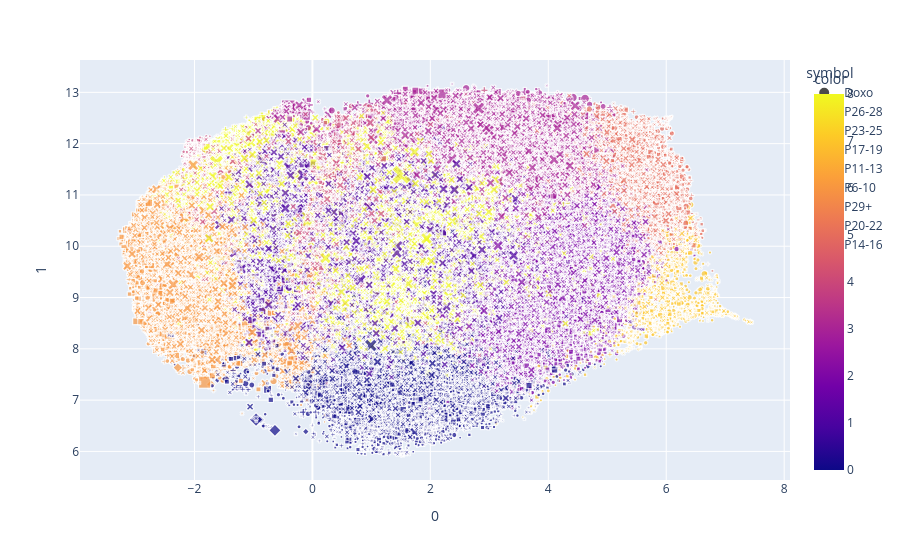

The cell this chart's notebook holds for it:
### Code cell
from umap import UMAP
from sklearn.preprocessing import StandardScaler

scaled_data = StandardScaler().fit_transform(x_df[vars])
reducer = UMAP(random_state=42)
reducer.fit(scaled_data)

embedding = reducer.transform(scaled_data)
# Verify that the result of calling transform is
# idenitical to accessing the embedding_ attribute
assert np.all(embedding == reducer.embedding_)
print(embedding.shape)

import sklearn.cluster as cluster

import sklearn.metrics as metrics

kmeans_labels = cluster.KMeans(n_clusters=9).fit_predict(scaled_data)

"""
From https://umap-learn.readthedocs.io/en/latest/clustering.html: 
The next thing to be aware of is that when using UMAP for dimension reduction you will want to select different parameters 
than if you were using it for visualization. First of all we will want a larger n_neighbors value 
small values will focus more on very local structure and are more prone to producing fine grained cluster structure 
that may be more a result of patterns of noise in the data than actual clusters. 
In this case well double it from the default 15 up to 30. Second it is beneficial to set min_dist to a very low value. 
Since we actually want to pack points together densely (density is what we want after all) a low value will help,
as well as making cleaner separations between clusters.
In this case we will simply set min_dist to be 0.
"""
clusterable_embedding = UMAP(
    n_neighbors=30,
    min_dist=0.0,
    n_components=2,
    random_state=42,
).fit_transform(scaled_data)

#now plot the embeddings
fig = px.scatter(
    embedding,
    x=0,
    y=1,
    color=kmeans_labels,#x_df["Replicate_Number"],
    symbol=x_df["AllGroups"],
    size=x_df["AreaShape_Area"]
    #labels={"color": kmeans_labels},
)
fig.show()


labels = cluster.HDBSCAN(
    min_samples=10,
    min_cluster_size=500,
).fit_predict(clusterable_embedding)

fig = px.scatter(
    clusterable_embedding,
    x=0,
    y=1,
    color=labels,
    symbol=x_df["AllGroups"],  # x_df["Replicate_Number"],
    size=x_df["AreaShape_Area"],
    labels={"symbol" :x_df["AllGroups"]}#{"color": labels, }
)
fig.update_legends()
fig.show()

### Figure 1 — Plotly figure (JSON) as saved in the notebook; plotly's stock layout.template omitted (floating-point values rounded to 4 significant figures; data arrays with more than 128 entries replaced by an {"elided": "..."} marker saying what was removed)
{"data": [{"hovertemplate": "symbol=Doxo<br>0=%{x}<br>1=%{y}<br>size=%{marker.size}<br>color=%{marker.color}<extra></extra>", "legendgroup": "Doxo", "marker": {"color": {"elided": "450 int values"}, "coloraxis": "coloraxis", "size": {"elided": "450 float values"}, "sizemode": "area", "sizeref": 3072.0, "symbol": "circle"}, "mode": "markers", "name": "Doxo", "showlegend": true, "type": "scattergl", "x": {"elided": "450 float values"}, "xaxis": "x", "y": {"elided": "450 float values"}, "yaxis": "y"}, {"hovertemplate": "symbol=P26-28<br>0=%{x}<br>1=%{y}<br>size=%{marker.size}<br>color=%{marker.color}<extra></extra>", "legendgroup": "P26-28", "marker": {"color": {"elided": "796 int values"}, "coloraxis": "coloraxis", "size": {"elided": "796 float values"}, "sizemode": "area", "sizeref": 3072.0, "symbol": "diamond"}, "mode": "markers", "name": "P26-28", "showlegend": true, "type": "scattergl", "x": {"elided": "796 float values"}, "xaxis": "x", "y": {"elided": "796 float values"}, "yaxis": "y"}, {"hovertemplate": "symbol=P23-25<br>0=%{x}<br>1=%{y}<br>size=%{marker.size}<br>color=%{marker.color}<extra></extra>", "legendgroup": "P23-25", "marker": {"color": {"elided": "6555 int values"}, "coloraxis": "coloraxis", "size": {"elided": "6555 float values"}, "sizemode": "area", "sizeref": 3072.0, "symbol": "square"}, "mode": "markers", "name": "P23-25", "showlegend": true, "type": "scattergl", "x": {"elided": "6555 float values"}, "xaxis": "x", "y": {"elided": "6555 float values"}, "yaxis": "y"}, {"hovertemplate": "symbol=P17-19<br>0=%{x}<br>1=%{y}<br>size=%{marker.size}<br>color=%{marker.color}<extra></extra>", "legendgroup": "P17-19", "marker": {"color": {"elided": "9145 int values"}, "coloraxis": "coloraxis", "size": {"elided": "9145 float values"}, "sizemode": "area", "sizeref": 3072.0, "symbol": "x"}, "mode": "markers", "name": "P17-19", "showlegend": true, "type": "scattergl", "x": {"elided": "9145 float values"}, "xaxis": "x", "y": {"elided": "9145 float values"}, "yaxis": "y"}, {"hovertemplate": "symbol=P11-13<br>0=%{x}<br>1=%{y}<br>size=%{marker.size}<br>color=%{marker.color}<extra></extra>", "legendgroup": "P11-13", "marker": {"color": {"elided": "11365 int values"}, "coloraxis": "coloraxis", "size": {"elided": "11365 float values"}, "sizemode": "area", "sizeref": 3072.0, "symbol": "cross"}, "mode": "markers", "name": "P11-13", "showlegend": true, "type": "scattergl", "x": {"elided": "11365 float values"}, "xaxis": "x", "y": {"elided": "11365 float values"}, "yaxis": "y"}, {"hovertemplate": "symbol=P6-10<br>0=%{x}<br>1=%{y}<br>size=%{marker.size}<br>color=%{marker.color}<extra></extra>", "legendgroup": "P6-10", "marker": {"color": {"elided": "23396 int values"}, "coloraxis": "coloraxis", "size": {"elided": "23396 float values"}, "sizemode": "area", "sizeref": 3072.0, "symbol": "circle"}, "mode": "markers", "name": "P6-10", "showlegend": true, "type": "scattergl", "x": {"elided": "23396 float values"}, "xaxis": "x", "y": {"elided": "23396 float values"}, "yaxis": "y"}, {"hovertemplate": "symbol=P29+<br>0=%{x}<br>1=%{y}<br>size=%{marker.size}<br>color=%{marker.color}<extra></extra>", "legendgroup": "P29+", "marker": {"color": {"elided": "205 int values"}, "coloraxis": "coloraxis", "size": {"elided": "205 float values"}, "sizemode": "area", "sizeref": 3072.0, "symbol": "diamond"}, "mode": "markers", "name": "P29+", "showlegend": true, "type": "scattergl", "x": {"elided": "205 float values"}, "xaxis": "x", "y": {"elided": "205 float values"}, "yaxis": "y"}, {"hovertemplate": "symbol=P20-22<br>0=%{x}<br>1=%{y}<br>size=%{marker.size}<br>color=%{marker.color}<extra></extra>", "legendgroup": "P20-22", "marker": {"color": {"elided": "6677 int values"}, "coloraxis": "coloraxis", "size": {"elided": "6677 float values"}, "sizemode": "area", "sizeref": 3072.0, "symbol": "square"}, "mode": "markers", "name": "P20-22", "showlegend": true, "type": "scattergl", "x": {"elided": "6677 float values"}, "xaxis": "x", "y": {"elided": "6677 float values"}, "yaxis": "y"}, {"hovertemplate": "symbol=P14-16<br>0=%{x}<br>1=%{y}<br>size=%{marker.size}<br>color=%{marker.color}<extra></extra>", "legendgroup": "P14-16", "marker": {"color": {"elided": "11448 int values"}, "coloraxis": "coloraxis", "size": {"elided": "11448 float values"}, "sizemode": "area", "sizeref": 3072.0, "symbol": "x"}, "mode": "markers", "name": "P14-16", "showlegend": true, "type": "scattergl", "x": {"elided": "11448 float values"}, "xaxis": "x", "y": {"elided": "11448 float values"}, "yaxis": "y"}], "layout": {"coloraxis": {"colorbar": {"title": {"text": "color"}}, "colorscale": [[0, "#0d0887"], [0.1111, "#46039f"], [0.2222, "#7201a8"], [0.3333, "#9c179e"], [0.4444, "#bd3786"], [0.5556, "#d8576b"], [0.6667, "#ed7953"], [0.7778, "#fb9f3a"], [0.8889, "#fdca26"], [1, "#f0f921"]]}, "legend": {"itemsizing": "constant", "title": {"text": "symbol"}, "tracegroupgap": 0}, "margin": {"t": 60}, "xaxis": {"anchor": "y", "domain": [0, 1], "title": {"text": "0"}}, "yaxis": {"anchor": "x", "domain": [0, 1], "title": {"text": "1"}}}}
